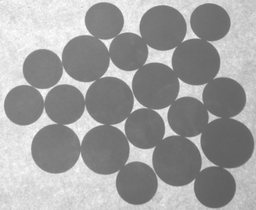
#> input picture assignment2/src/imgs/coins.png, 256 x 210 px, shrunk from 863 x 708 before the run
$ python Question4.py
#> lines starting #> are read from the running program, lines starting #| are printed output that depends on the picture; after the words box and inside, x2 and y2 are one past the last pixel; in counts of white or black regions, pixels touching at a corner belong together
import matplotlib.pyplot as plt
import numpy as np
from random import random
import matplotlib
from skimage.filters import threshold_otsu
from skimage.color import rgb2gray
import skimage.morphology as m

def FindPixel(img): #find foreground pixel image
    for i in range(img.shape[0]):
        for j in range(img.shape[1]):
            if img[i][j] > 0:
                img2 = np.zeros((img.shape[0], img.shape[1]))
                img2[i][j] = img[i][j]
                return img2
    return np.zeros(1)

def connectedExtraction (img, imgE):
    SE = m.square(3)
    imgO = np.logical_and(m.dilation(imgE, SE), img)
    imgTemp = np.ones(1)
    while(not (imgO==imgTemp).all()): #check for change in subsequent iterations
        imgTemp = np.logical_and(m.dilation(imgO, SE), img)
        imgO = np.logical_and(m.dilation(imgTemp, SE), img)
    return imgO

def ExtractAndLabelComponents(img):
    components = []
    imgP = FindPixel(img)
    while imgP.shape[0] != 1: #extract each component
        components.append(connectedExtraction(img, imgP))
        img = np.bitwise_xor(img,components[len(components)-1])
        imgP = FindPixel(img)
    for i in range(len(components)): #label
        components[i] = np.multiply(components[i], i+1)
    return components

colors = [(0,0,0)] #generate colour mapping
for i in range(255):
    if i%25==0 and i >= 50:
        colors.append((i/255,random(),random()))
for i in range(255):
    if i%25==0 and i >= 50:
        colors.append((random(),i/255,random()))
for i in range(255):
    if i%25==0 and i >= 50:
        colors.append((random(),random(),i/255))
new_map = matplotlib.colors.LinearSegmentedColormap.from_list('new_map', colors, N=27)

img4 = rgb2gray(plt.imread('imgs/coins.png'))
#> img4 is the input picture: shape (210, 256) float32; min 0.373, max 0.996, mean 0.626
SE = m.disk(25)
img41 = m.dilation(img4, SE)
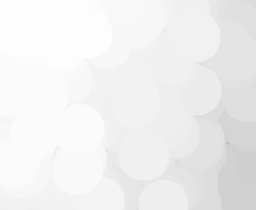
#> img41: shape (210, 256) float32; min 0.663, max 0.996, mean 0.941
thresh4 = threshold_otsu(img41)
#> thresh4 = 0.913
binary4 = img41 < thresh4
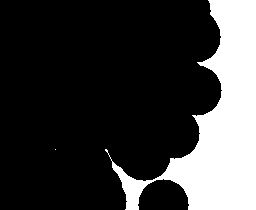
#> binary4: shape (210, 256) bool; 22.7% white; 2 white regions (1 under 20 px), largest, box (x1, y1, x2, y2) and area: (105, 0, 256, 210) 12185
c4 = ExtractAndLabelComponents(binary4)
#> after the loop in FindPixel, `for i in range(img.shape[0]):`:
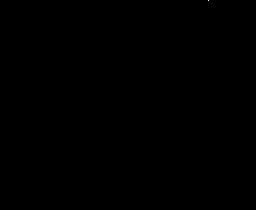
#> img2: shape (210, 256) float64; values 0 (black) and 1 (white), 0% white in thin lines or dots, all inside (x1, y1, x2, y2) = (208, 0, 209, 1)
#> the loop in ExtractAndLabelComponents, `while imgP.shape[0] != 1:` made 2 passes
#> imgP on pass 2: [0]
#> after the loop in ExtractAndLabelComponents, `while imgP.shape[0] != 1:`: components = 2 items
#> the loop in ExtractAndLabelComponents, `for i in range(len(components)):` made 2 passes
#> c4 = 2 items
l4 = c4[0]
#> l4: shape (210, 256) int64; values 0 (black) and 1 (white), 22.7% white; 1 white region, box (x1, y1, x2, y2) and area: (105, 0, 256, 210) 12185
for i in range(len(c4)-1):
    l4 += c4[i+1]
#> this loop made 1 pass
#> pass 1, `l4 += c4[i+1]`:
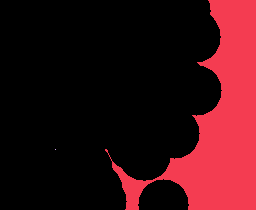
#> l4: shape (210, 256) int64; 3 distinct labels, from 0 to 2; one colour per label, 0 black
print("Coin amount is: ", len(c4))
#| Coin amount is:  2
plt.gray()
plt.imsave("output/4.png", l4, cmap=new_map)
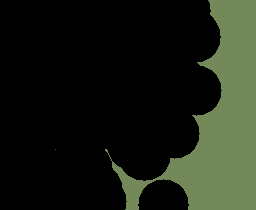
#> saved as 4.png: shape (210, 256, 3); mean R, G, B 26.1, 31.1, 20.4

fig, axs = plt.subplots(1,2,figsize=(9,5))
[axi.set_axis_off() for axi in axs.ravel()]
axs[0] = fig.add_subplot(1,2,1)
axs[0].set_title("Original")
axs[0].imshow(img4)
plt.axis('off')
axs[1] = fig.add_subplot(1,2,2)
axs[1].set_title("Coloured and Seperated")
axs[1].imshow(l4,  cmap = new_map)
plt.axis('off')
fig.savefig("output/4Comparison.jpg")
